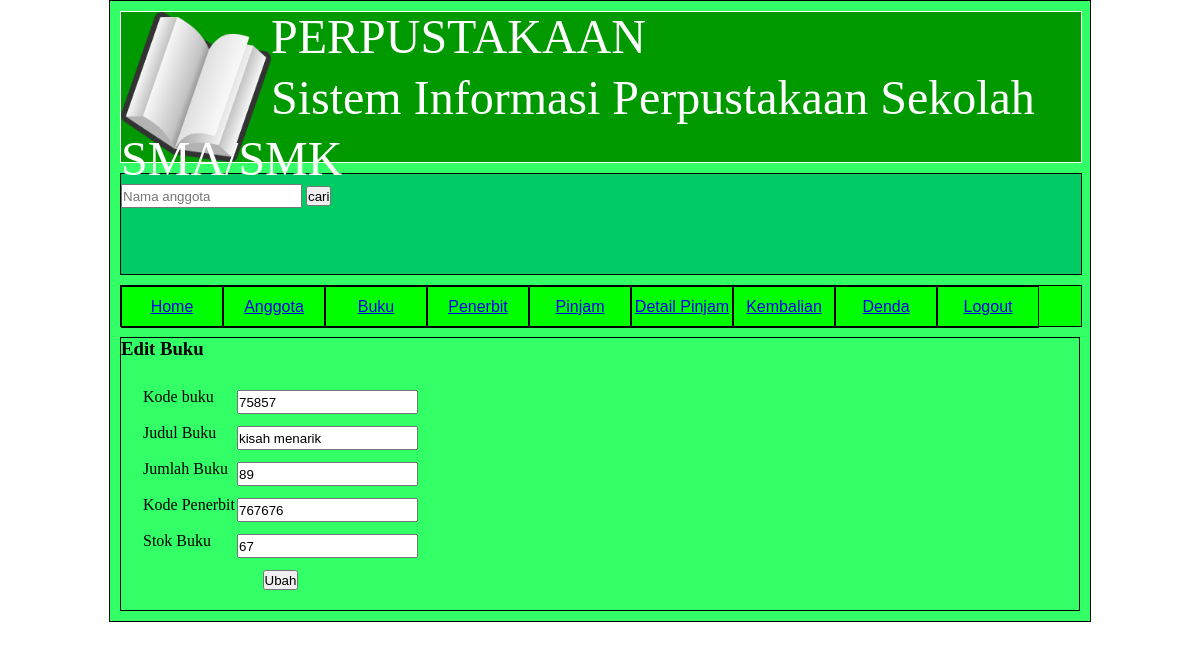
Screenshot of /editbuku.php?kd=75857 with the database file from the repository.
### tables this page shows
CREATE TABLE IF NOT EXISTS `buku` (
  `Kdbuku` int(5) NOT NULL,
  `Jdlbuku` varchar(20) NOT NULL,
  `Jmlbuku` int(6) NOT NULL,
  `Kdpenerbit` int(10) NOT NULL,
  `stokbuku` int(6) NOT NULL,
  PRIMARY KEY (`Kdbuku`,`Kdpenerbit`)
);

### editbuku.php (the view, shortened to what this page needs)
<!DOCTYPE html>
<html>
<head>
	<link rel="stylesheet" type="text/css" href="desain.css">
</head>
<body>
<div class="wrapper">
	<div class="header">
	<div class="gambar1"><img src="gambar/Sistem_Informasi_Perpustakaan_Online.png" width="150" height="150"></div>
	<font size="70">PERPUSTAKAAN</font><br>
    <font size="30">Sistem Informasi Perpustakaan Sekolah SMA/SMK</font>
	</div>
    <div class="cari">
<form method="post" action="">
	<input type="text" name="nl" placeholder="Nama anggota" class="tet">
	<input type="submit" name="cari" value="cari" class="btn"><br>
</form>
</div>
<div class="menu">
	<ul>
		<li><a href="home.php">Home</a></li>
		<li><a href="anggota.php">Anggota</a></li>
		<li><a href="buku.php">Buku</a></li>
		<li><a href="penerbit.php">Penerbit</a></li>
		<li><a href="pinjam.php">Pinjam</a></li>
		<li><a href="detail.php">Detail Pinjam</a></li>
		<li><a href="kembalian.php">Kembalian</a></li>
		<li><a href="denda.php">Denda</a></li>
		<li><a href="login.php">Logout</a></li>
	</ul>
	</div>
	<div class="content"> <h3>Edit Buku </h3> <br>
	<form method="post" action="">
	<?php
$kode=$_GET['kd'];
$edit=mysql_query("SELECT*FROM buku WHERE Kdbuku='$kode'");
$data=mysql_fetch_array($edit);
	echo"<table>
	<tr>
		<td>Kode buku</td>  <td><input type='text' name='kb' class='ip' value='".$data['Kdbuku']. "'><br></td></tr>
        <tr><td>Judul Buku</td> <td><input type='text' name='jb' class='ip' value='".$data['Jdlbuku']. "'><br></td></tr>
		<tr><td>Jumlah Buku</td> <td><input type='text' name='jmb' class='ip' value='".$data['Jmlbuku']. "'><br></td></tr>
		<tr><td>Kode Penerbit</td> <td><input type='text' name='kp' class='ip' value='".$data['Kdpenerbit']. "'><br></td></tr>
		<tr><td>Stok Buku</td> <td><input type='text' name='sb' class='ip' value='".$data['stokbuku']. "'><br></td></tr>
		<tr><td colspan='2'><center><input type='submit' name='update' value='Ubah' class='kr'></center><br></td></tr>
	</table>"?>
</form>
	 </div>
	 </div>
	 </body>
</html>

### desain.css (style rules this page uses)
* { margin:0%; padding: 0%; }
.wrapper { width: 80%; margin:0px auto; height: auto; border:1px solid; padding: 10px; background:#33FF66; }
.header { width: 100%; height: 150px; border:1px solid; margin-bottom: 10px; text-align: left; font-size:; background:#009900; color:white; line-height: 50px; }
.cari { width: 100%; height: 100px; border:1px solid; margin-bottom: 10px; background:#00CC66; }
.menu { width: 100%; height: 40px; border:1px solid; background:#00FF00; font-family:Arial, Helvetica, sans-serif; margin-bottom: 10px; }
.menu ul li { list-style: none; width: 100px; height: 40px; border:1px solid; float: left; text-align: center; line-height: 40px; color:; }
.content { height: auto; width: auto; border:1px solid; }
.gambar1 { float: left; height:100px; width:150px; }
input { height: 20px; margin-top: 10px; }
table { margin-left: 20px; }

### rows the page displays
buku: kb "75857", jb "kisah menarik", jmb "89", kp "767676", sb "67"
